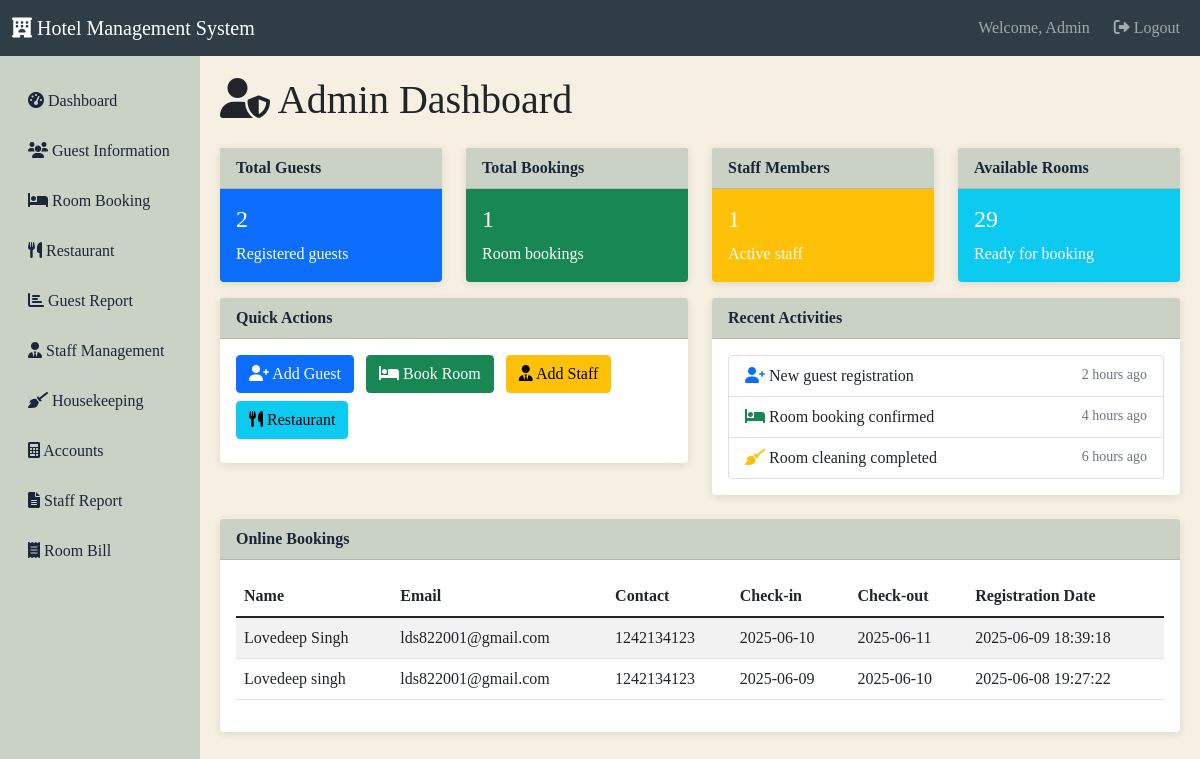
Screenshot of /dashboard (signed in) with the database file from the repository.
### tables this page shows
CREATE TABLE admin_emp (
            id INTEGER PRIMARY KEY AUTOINCREMENT,
            name TEXT NOT NULL,
            emp_id TEXT UNIQUE NOT NULL,
            department TEXT NOT NULL,
            type TEXT NOT NULL,
            password TEXT NOT NULL
        );

CREATE TABLE online_bookings (
            id INTEGER PRIMARY KEY AUTOINCREMENT,
            name TEXT NOT NULL,
            email TEXT NOT NULL,
            contact TEXT NOT NULL,
            check_in TEXT NOT NULL,
            check_out TEXT NOT NULL,
            registration_date TIMESTAMP DEFAULT CURRENT_TIMESTAMP
        );

### routes/main.py (the view)
@main_bp.route('/dashboard')
@login_required
def dashboard():
    user_type = session.get('user_type', 'Staff')
    conn = get_db()
    cursor = conn.cursor()
    cursor.execute('SELECT * FROM online_bookings ORDER BY registration_date DESC')
    online_bookings = cursor.fetchall()
    conn.close()
    return render_template('main/dashboard.html', user_type=user_type, online_bookings=online_bookings)

### app.py (called while the page is built)
@login_manager.user_loader
def load_user(user_id):
    from models import User
    return User.get(user_id)

### database.py (called while the page is built)
def get_db():
    conn = sqlite3.connect(Config.DATABASE_PATH)
    conn.row_factory = sqlite3.Row
    return conn

### models.py (called while the page is built)
    @staticmethod
    def get(user_id):
        conn = get_db()
        cursor = conn.cursor()
        cursor.execute('SELECT * FROM admin_emp WHERE id = ?', (user_id,))
        user_data = cursor.fetchone()
        conn.close()
        if user_data:
            return User(
                id=user_data['id'],
                name=user_data['name'],
                emp_id=user_data['emp_id'],
                department=user_data['department'],
                user_type=user_data['type']
            )
        return None

### templates/main/dashboard.html (shortened to what this page needs)
{% extends "base.html" %}
{% block content %}
<div class="row">
    <div class="col-12">
        <h1 class="mb-4">
            {% if user_type == 'Admin' %}
                <i class="fas fa-user-shield"></i> Admin Dashboard
            {% else %}
                <i class="fas fa-user"></i> Staff Dashboard
            {% endif %}
        </h1>
    </div>
</div>
<div class="row">
    <div class="col-md-3">
        <div class="card text-white bg-primary mb-3">
            <div class="card-header">Total Guests</div>
            <div class="card-body">
                <h4 class="card-title" id="total-guests">0</h4>
                <p class="card-text">Registered guests</p>
            </div>
        </div>
    </div>
    <div class="col-md-3">
        <div class="card text-white bg-success mb-3">
            <div class="card-header">Total Bookings</div>
            <div class="card-body">
                <h4 class="card-title" id="total-bookings">0</h4>
                <p class="card-text">Room bookings</p>
            </div>
        </div>
    </div>
    <div class="col-md-3">
        <div class="card text-white bg-warning mb-3">
            <div class="card-header">Staff Members</div>
            <div class="card-body">
                <h4 class="card-title" id="total-staff">0</h4>
                <p class="card-text">Active staff</p>
            </div>
        </div>
    </div>
    <div class="col-md-3">
        <div class="card text-white bg-info mb-3">
            <div class="card-header">Available Rooms</div>
            <div class="card-body">
                <h4 class="card-title" id="available-rooms">0</h4>
                <p class="card-text">Ready for booking</p>
            </div>
        </div>
    </div>
</div>
<div class="row">
    <div class="col-md-6">
        <div class="card">
            <div class="card-header">Quick Actions</div>
            <div class="card-body">
                <a href="{{ url_for('guest.add') }}" class="btn btn-primary me-2 mb-2">
                    <i class="fas fa-user-plus"></i> Add Guest
                </a>
                <a href="{{ url_for('room.booking') }}" class="btn btn-success me-2 mb-2">
                    <i class="fas fa-bed"></i> Book Room
                </a>
                {% if user_type == 'Admin' %}
                <a href="{{ url_for('staff.add') }}" class="btn btn-warning me-2 mb-2">
                    <i class="fas fa-user-tie"></i> Add Staff
                </a>
                {% endif %}
                <a href="{{ url_for('restaurant.index') }}" class="btn btn-info me-2 mb-2">
                    <i class="fas fa-utensils"></i> Restaurant
                </a>
            </div>
        </div>
    </div>
    <div class="col-md-6">
        <div class="card">
            <div class="card-header">Recent Activities</div>
            <div class="card-body">
                <div class="list-group">
                    <div class="list-group-item">
                        <i class="fas fa-user-plus text-primary"></i>
                        New guest registration
                        <small class="text-muted float-end">2 hours ago</small>
                    </div>
                    <div class="list-group-item">
                        <i class="fas fa-bed text-success"></i>
                        Room booking confirmed
                        <small class="text-muted float-end">4 hours ago</small>
                    </div>
                    <div class="list-group-item">
                        <i class="fas fa-broom text-warning"></i>
                        Room cleaning completed
                        <small class="text-muted float-end">6 hours ago</small>
                    </div>
                </div>
            </div>
        </div>
    </div>
</div>
<div class="row mt-4">
    <div class="col-12">
        <div class="card">
            <div class="card-header">Online Bookings</div>
            <div class="card-body">
                {% if online_bookings %}
                <table class="table table-striped">
                    <thead>
                        <tr>
                            <th>Name</th>
                            <th>Email</th>
                            <th>Contact</th>
                            <th>Check-in</th>
                            <th>Check-out</th>
                            <th>Registration Date</th>
                        </tr>
                    </thead>
                    <tbody>
                        {% for booking in online_bookings %}
                        <tr>
                            <td>{{ booking.name }}</td>
                            <td>{{ booking.email }}</td>
                            <td>{{ booking.contact }}</td>
                            <td>{{ booking.check_in }}</td>
                            <td>{{ booking.check_out }}</td>
                            <td>{{ booking.registration_date }}</td>
                        </tr>
                        {% endfor %}
                    </tbody>
                </table>
                {% else %}
                <p>No online bookings found.</p>
                {% endif %}
            </div>
        </div>
    </div>
</div>
{% endblock %}

### templates/base.html (shortened to what this page needs)
<!DOCTYPE html>
<html lang="en">
<head>
    <link href="https://cdn.jsdelivr.net/npm/bootstrap@5.1.3/dist/css/bootstrap.min.css" rel="stylesheet">
    <link href="https://cdnjs.cloudflare.com/ajax/libs/font-awesome/6.0.0/css/all.min.css" rel="stylesheet">
</head>
<body>
    <nav class="navbar navbar-expand-lg navbar-dark">
        <div class="container-fluid">
            <a class="navbar-brand" href="{{ url_for('main.dashboard') }}">
                <i class="fas fa-hotel"></i> Hotel Management System
            </a>
            {% if current_user.is_authenticated %}
            <div class="navbar-nav ms-auto">
                <span class="navbar-text me-3">Welcome, {{ current_user.name }}</span>
                <a class="nav-link" href="{{ url_for('auth.logout') }}">
                    <i class="fas fa-sign-out-alt"></i> Logout
                </a>
            </div>
            {% else %}
            <div class="navbar-nav ms-auto">
                <a class="nav-link" href="{{ url_for('auth.login') }}">
                    <i class="fas fa-sign-in-alt"></i> Login
                </a>
            </div>
            {% endif %}
        </div>
    </nav>
    <div class="container-fluid">
        <div class="row">
            {% if current_user.is_authenticated %}
            <nav class="col-md-2 sidebar">
                <div class="nav flex-column">
                    <a class="nav-link" href="{{ url_for('main.dashboard') }}">
                        <i class="fas fa-tachometer-alt"></i> Dashboard
                    </a>
                    <a class="nav-link" href="{{ url_for('guest.index') }}">
                        <i class="fas fa-users"></i> Guest Information
                    </a>
                    <a class="nav-link" href="{{ url_for('room.booking') }}">
                        <i class="fas fa-bed"></i> Room Booking
                    </a>
                    <a class="nav-link" href="{{ url_for('restaurant.index') }}">
                        <i class="fas fa-utensils"></i> Restaurant
                    </a>
                    <a class="nav-link" href="{{ url_for('report.guest_report') }}">
                        <i class="fas fa-chart-bar"></i> Guest Report
                    </a>
                    {% if session.user_type == 'Admin' %}
                    <a class="nav-link" href="{{ url_for('staff.index') }}">
                        <i class="fas fa-user-tie"></i> Staff Management
                    </a>
                    {% endif %}
                    <a class="nav-link" href="{{ url_for('housekeeping.index') }}">
                        <i class="fas fa-broom"></i> Housekeeping
                    </a>
                    <a class="nav-link" href="{{ url_for('account.index') }}">
                        <i class="fas fa-calculator"></i> Accounts
                    </a>
                    {% if session.user_type == 'Admin' %}
                    <a class="nav-link" href="{{ url_for('report.staff_report') }}">
                        <i class="fas fa-file-alt"></i> Staff Report
                    </a>
                    {% endif %}
                    <a class="nav-link" href="{{ url_for('room.bill') }}">
                        <i class="fas fa-receipt"></i> Room Bill
                    </a>
                </div>
            </nav>
            <main class="col-md-10 content">
            {% else %}
            <main class="col-12 content">
            {% endif %}
                {% block content %}{% endblock %}
            </main>
        </div>
    </div>
</body>
</html>

### templates/base.html (style rules this page uses)
:root { --primary-color: #2f3e46; --secondary-color: #cad2c5; --accent-color: #f5f0e1; --text-color: #1b263b; }
body { background-color: var(--accent-color); font-family: 'Times New Roman', serif; }
.navbar { background-color: var(--primary-color) !important; }
.sidebar { background-color: var(--secondary-color); min-height: calc(100vh - 56px); padding-top: 20px; }
.sidebar .nav-link { color: var(--text-color); margin: 5px 0; border-radius: 5px; }
.content { padding: 20px; }
.card { border: none; box-shadow: 0 2px 10px rgba(0,0,0,0.1); }
.card-header { background-color: var(--secondary-color); color: var(--text-color); font-weight: bold; }

### rows the page displays
admin_emp: name "Admin"
online_bookings: name "Lovedeep Singh", email "lds822001@gmail.com", contact "1242134123", check_in "2025-06-10", check_out "2025-06-11", registration_date "2025-06-09 18:39:18"
online_bookings: name "Lovedeep singh", email "lds822001@gmail.com", contact "1242134123", check_in "2025-06-09", check_out "2025-06-10", registration_date "2025-06-08 19:27:22"
